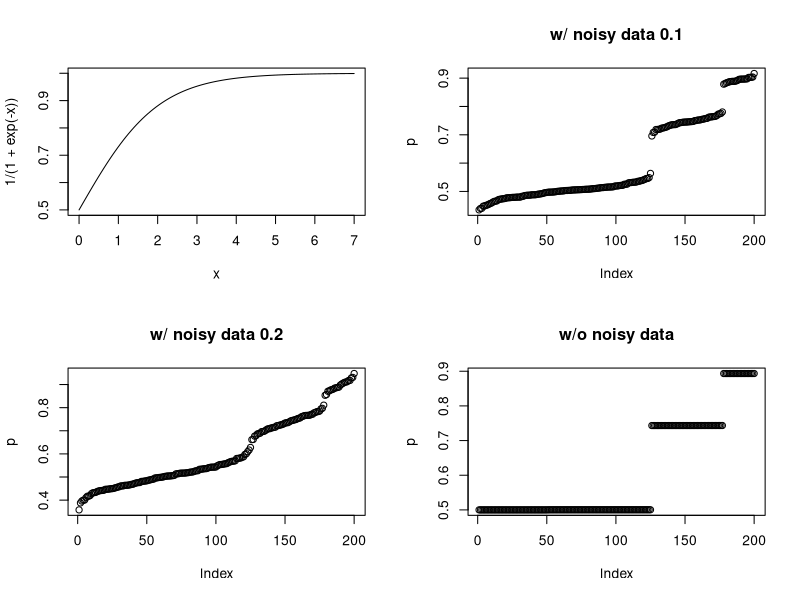
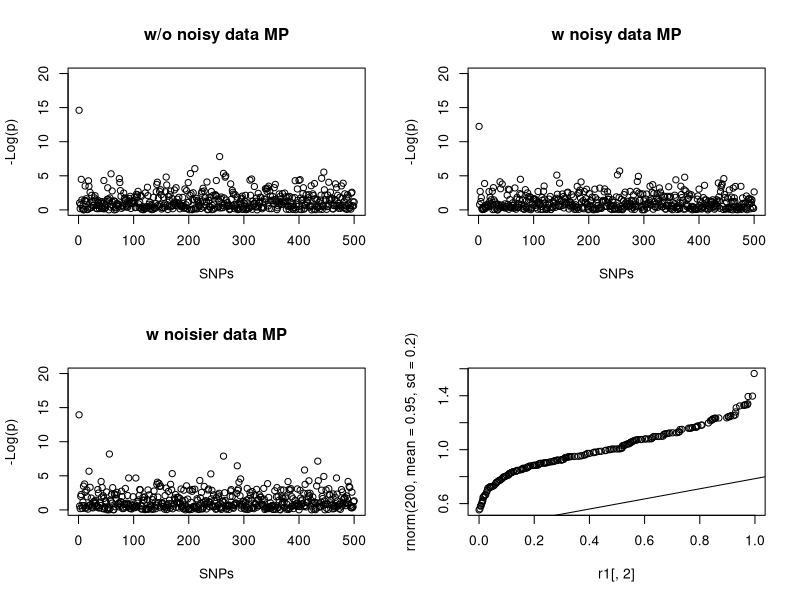
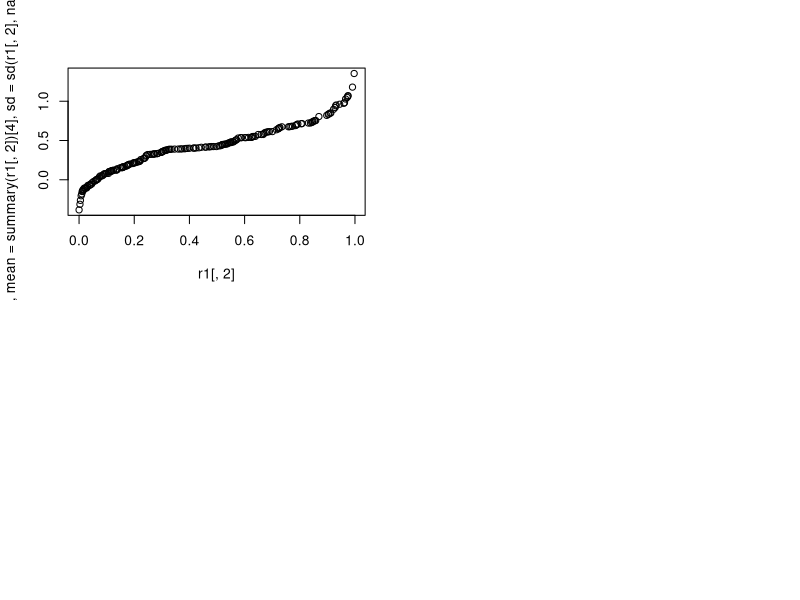

The R script that drew these images, in order:
####Function
createSNPsample <- function(size, pCases, pControls) {
  randomizedCaseProb = abs(c(rnorm(1, mean = pCases[1], sd = 0.1),   rnorm(1, mean = pCases[2], sd = 0.1)))
  randomizedContProb = abs(c(rnorm(1, mean = pControls[1], sd = 0.1),   rnorm(1, mean = pControls[2], sd = 0.01)))
  Cases = rbinom(size=2,n = size,prob = randomizedCaseProb)
  Cont = rbinom(size=2,n = size,prob = randomizedContProb)
  return(c(Cases, Cont))
}

createFullSNPSample <- function(popSize, causalSNPnb, neutralSNPnb) {
  #Generating population genotypes
  causalSNP = replicate(causalSNPnb, createSNPsample(popSize, c(0.4,0.5), c(0.1,0)))
  neutralSNP = replicate(neutralSNPnb, createSNPsample(popSize, c(0.1,0), c(0.1,0)))
  colnames(causalSNP) <-  paste0("SNPc", 1:causalSNPnb)
  colnames(neutralSNP) <-   paste0("SNPn", 1:neutralSNPnb)
  sample = cbind(causalSNP, neutralSNP)
  rownames(sample) <- c(paste0("Case", 1:popSize), paste0("Control", 1:popSize))
  return(sample)
}

computeBeta <- function(causalSNPnb, neutralSNPnb) {
  true_beta1 = replicate(causalSNPnb, rnorm(1,mean = 1,sd = 1))
  true_beta2 = rep(0.00001,neutralSNPnb)
  beta = as.matrix(c(true_beta1,true_beta2))
  colnames(beta) <- 'beta'
  return(beta)
}

computeResultsSet <- function(predictors, response) {
  resulset = matrix(ncol = 4, nrow = 0)
  for(i in 1:ncol(predictors)) {
    glm.out = glm(response~predictors[,i], family=binomial(logit))
    summary = summary(glm.out)
    ##Extract intercept p value
    int_pval=coef(summary)[,4][1]
    ##Extract coeff p-value p value
    coef_pval=signif(coef(summary)[,4][2], digits = 3)
    computed_beta=signif(coef(glm.out)[2], digits = 5)
    initial_beta=signif(beta[i], digits = 5)
    effect_size=exp(coef(glm.out)[2])
    resulset <- rbind(resulset, c(computed_beta,coef_pval, initial_beta, effect_size))
  }
  resulset = cbind(resulset, as.matrix(p.adjust(resulset[,2], method = 'bonferroni')))
  resulset = cbind(resulset, as.matrix(p.adjust(resulset[,2], method = 'BH')))
  colnames(resulset) <- c('computed_beta','p_val','initial_beta', 'effect_size', 'p_adj_BF', 'p_adj_BH')
  rownames(resulset) <- colnames(predictors)
  return(resulset)
}


####Script
popSize = 100
causalSNPnb = 1
neutralSNPnb = 499
SNPdata <- createFullSNPSample(popSize, causalSNPnb, neutralSNPnb)
beta <- computeBeta(causalSNPnb, neutralSNPnb)
z = SNPdata%*%beta
pr = 1/(1+exp(-z))

####Hypothesis testing
#This represent how could the sample be for an already fixed genotype and case/control status;
#According to the beta of the SNPs we randomly generated
# H0: beta = 0 the SNP is not associated with the outcome (case/control), it cannot differentiate case from control.
# H1: beta1 diff 0, SNP1 is associated with the outcome, it can differentiate case from control.
#Type I error: 0.05% chance to reject H0 when it is true
#With pval: On the 500 tested SNPs, there is an average risk of having 5% false positive among all asayed SNPs (0.05 * 500) 25 false positive. FDR
#With padj: On the 500 tested SNPs, with bon ferroni correction there is an average risk of 5% to have a false positive. FWER
#With padj: On the 500 tested SNPs, with BH correction there is an average number of 5% false positive among positive. FWER

#Effect size = for every 1 allele more, (score in SNP1 (causal) ) the odds for having the disease increase by exp(beta)


simulated_initial_case_control = rbinom(200,1,pr)

r1 = computeResultsSet(response = simulated_initial_case_control, predictors = SNPdata)

####Noise effect
# N : What if you add some noise to the data? How do these probabilities get affected? 
# Check if it is related to the logit function shape, where variation are sronger in the midle, if so, what is the effect on the noise ?
noise = rnorm(200, mean = 0,sd = 0.1)
noise2 = rnorm(200, mean = 0,sd = 0.2)
prnoised = 1/(1+exp(-z+noise))
prnoised2 = 1/(1+exp(-z+noise2))
par(mfrow=c(2,2))
curve(1/(1+exp(-x)), 0, 7)
plot(sort(prnoised), type='p', main='w/ noisy data 0.1', ylab='p')
plot(sort(prnoised2), type='p', main='w/ noisy data 0.2', ylab='p')
plot(sort(pr), type='p', main='w/o noisy data', ylab='p')

simulated_initial_case_control_noise1 = rbinom(200,1,prnoised)
simulated_initial_case_control_noise2 = rbinom(200,1,prnoised2)

r2 = computeResultsSet(response = simulated_initial_case_control_noise1, predictors = SNPdata)
r3 = computeResultsSet(response = simulated_initial_case_control_noise2, predictors = SNPdata)


plot(-log(r1[,2]), main='w/o noisy data MP', ylab='-Log(p)', xlab='SNPs', ylim=c(0,20))
plot(-log(r2[,2]), main='w noisy data MP', ylab='-Log(p)', xlab='SNPs', ylim=c(0,20))
plot(-log(r3[,2]), main='w noisier data MP', ylab='-Log(p)', xlab='SNPs', ylim=c(0,20))

qqplot(r1[,2], rnorm(200, mean = 0.95, sd = 0.2), plot.it = TRUE)
qqline(r1[,2])

sum(as.vector(r1[,2]), na.rm = TRUE)
sd(r1[,2], na.rm = TRUE)
summary(r1[,2])[4]


qqplot(r1[,2], rnorm(200, mean = summary(r1[,2])[4], sd = sd(r1[,2], na.rm = TRUE)), plot.it = TRUE)
